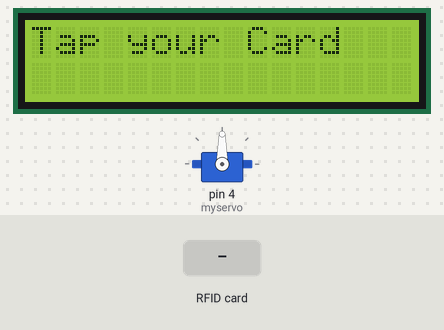
Bench run of a sketch on a simulated Arduino Uno, built with avr-gcc and run on an emulated ATmega328P. On the bench: servo, 16×2 character LCD. The test bench sets the inputs (shaded band). What the sketch prints to the serial monitor is not drawn.

Above: at 1.3 s.
1.4 s: RFID card E4 4C 33 D0 held to the reader
At 2.9 s:
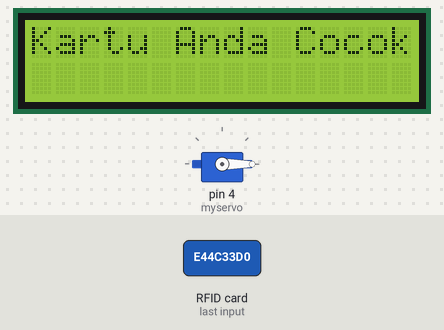
4.4 s: RFID card 5E 7A 19 C4 held to the reader
At 5.7 s:
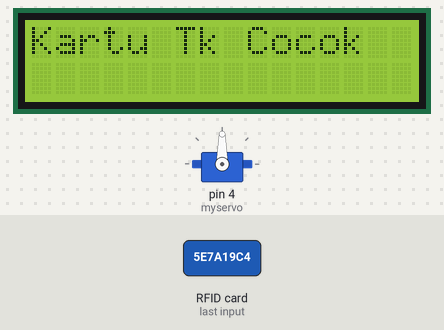
7.4 s: RFID card E4 4C 33 D0 held to the reader
At 10.12 s:
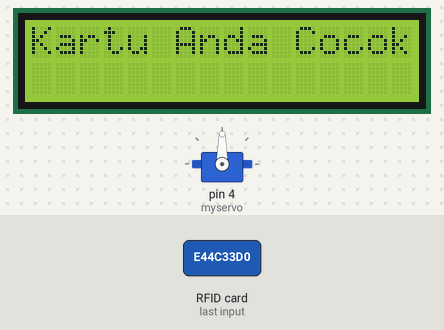
Timing chart, 0 to 11.6 s (numbered marks = the images above; inputs shaded):
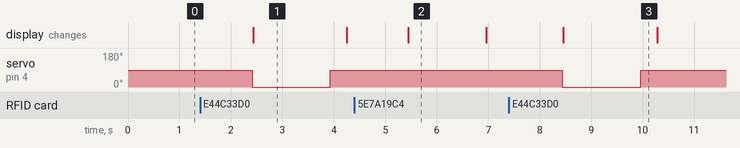

Measured:
- after the input at 1.4 s, servo on pin 4 (myservo): 90° → 0° after 1.0 s, → 90° 1.5 s later; the display: changes after 1.0 s (image 1)
- after the input at 4.4 s, the display: changes after 1.0 s (image 2)
- after the input at 7.4 s, servo on pin 4 (myservo): 90° → 0° after 1.0 s, → 90° 1.5 s later; the display: changes after 1.1 s (image 3)
- what the display in image 1 shows lasts 1.8 s, from 2.4 s to 4.2 s
- what the display in image 2 shows lasts 1.6 s, from 5.4 s to 7.0 s

The sketch:

rfid_pintu.ino
```cpp
#include <Wire.h>
#include <LiquidCrystal_I2C.h>

// Set the LCD address to 0x27 for a 16 chars and 2 line display
LiquidCrystal_I2C lcd(0x27, 16, 2);

#include "SPI.h"
#include "MFRC522.h"

#include <Servo.h>

Servo myservo;

#define SS_PIN 10
#define RST_PIN 9


MFRC522 rfid(SS_PIN, RST_PIN);

MFRC522::MIFARE_Key key;

void setup() {
  // put your setup code here, to run once:
  Serial.begin(9600);
  SPI.begin();
  rfid.PCD_Init();
myservo.attach(4);
  Serial.println("I am waiting for card...");
  lcd.begin(16,2);
  myservo.write(90);
}

void loop() {
  // put your main code here, to run repeatedly:
    lcd.clear();
    lcd.print("Tap your Card");

  if (!rfid.PICC_IsNewCardPresent() || !rfid.PICC_ReadCardSerial())
    return;

  // Serial.print(F("PICC type: "));
  MFRC522::PICC_Type piccType = rfid.PICC_GetType(rfid.uid.sak);
  // Serial.println(rfid.PICC_GetTypeName(piccType));

  // Check is the PICC of Classic MIFARE type
  if (piccType != MFRC522::PICC_TYPE_MIFARE_MINI &&
      piccType != MFRC522::PICC_TYPE_MIFARE_1K &&
      piccType != MFRC522::PICC_TYPE_MIFARE_4K) {
    Serial.println(F("Your tag is not of type MIFARE Classic."));
    return;
  }
  String strID = "";
  for (byte i = 0; i < 4; i++) {
    strID +=
      (rfid.uid.uidByte[i] < 0x10 ? "0" : "") +
      String(rfid.uid.uidByte[i], HEX) +
      (i != 3 ? ":" : "");
  }


  strID.toUpperCase();
  Serial.print("Tap card key: ");
  Serial.println(strID);
  delay(1000);

  if (strID.indexOf("E4:4C:33:D0") >= 0) {  //put your own tap card key;
    myservo.write(0);                  // sets the servo position according to the scaled value
    delay(1);
    Serial.println("********************");
    Serial.println("**Authorised acces**");
    Serial.println("********************");
    lcd.clear();
    lcd.print("Kartu Anda Cocok");
    delay(1500);
    myservo.write(90);
  }
  else {
    Serial.println("****************");
    Serial.println("**Acces denied**");
    Serial.println("****************");
    lcd.clear();
    lcd.print("Kartu Tk Cocok");
    delay(1500);

  }

}
```
